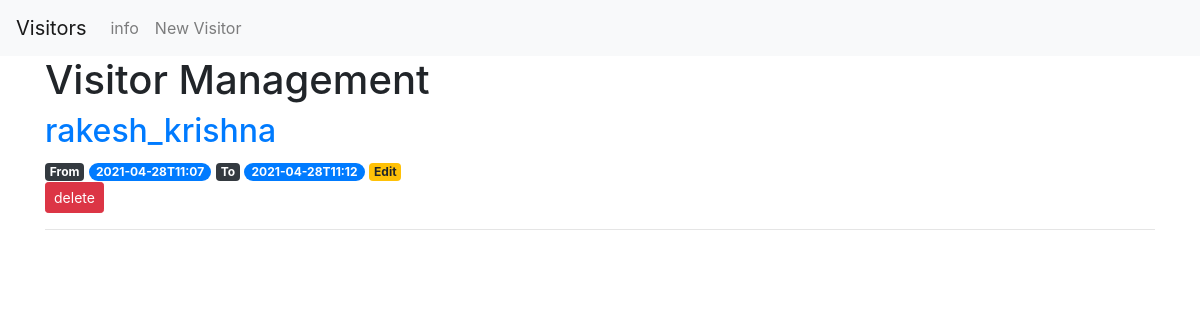
The page / on the database its author committed.
### tables this page shows
CREATE TABLE posts (
    id INTEGER PRIMARY KEY AUTOINCREMENT,
    created TIMESTAMP NOT NULL DEFAULT (datetime('now','localtime')),
    username TEXT NOT NULL,
    reason TEXT NOT NULL,
    whom_to_meet TEXT,
    exit TIMESTAMP
);

### main.py (the view)
@app.route('/')
def index():
    conn = get_db_connection()
    posts = conn.execute('SELECT * FROM posts').fetchall()
    conn.close()
    posts.reverse()
    return render_template('index.html', posts=posts)

### main.py (called while the page is built)
def get_db_connection():
    conn = sqlite3.connect('database.db')
    conn.row_factory = sqlite3.Row
    return conn

### templates/index.html (shortened to what this page needs)
{% extends 'base.html' %}
{% block content %}
    <h1>{% block title %} Visitor Management {% endblock %}</h1>
    {% for post in posts %}
        <a href="{{ url_for('post', post_id=post['id']) }}">
            <h2>{{ post['username'] }}</h2>
        </a>
        <span class="badge badge-dark">From</span>
        <span class="badge badge-pill badge-primary">{{ post['created'] }}</span>
        <span class="badge badge-dark">To</span>
        <span class="badge badge-pill badge-primary">{{ post['exit'] }}</span>
        <a href="{{ url_for('edit', id=post['id']) }}">
            <span class="badge badge-warning">Edit</span>
        </a>
        <form action="{{ url_for('delete', id=post['id']) }}" method="POST">
            <input type="submit" value="delete"
                    class="btn btn-danger btn-sm"
                    onclick="return confirm('Are you sure you want to delete this post?')">
        </form>
        <hr>
    {% endfor %}
{% endblock %}

### rows shown on the page
posts: username "rakesh_krishna", created "2021-04-28T11:07", exit "2021-04-28T11:12"
